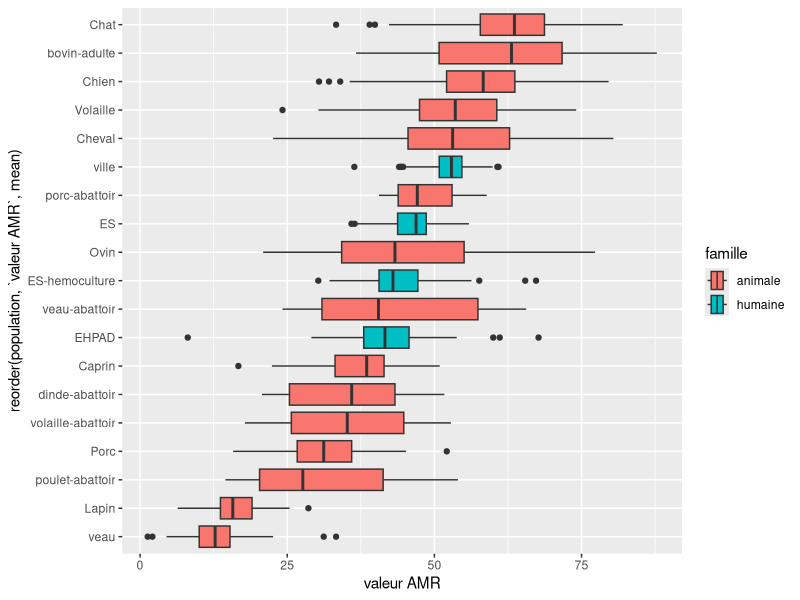
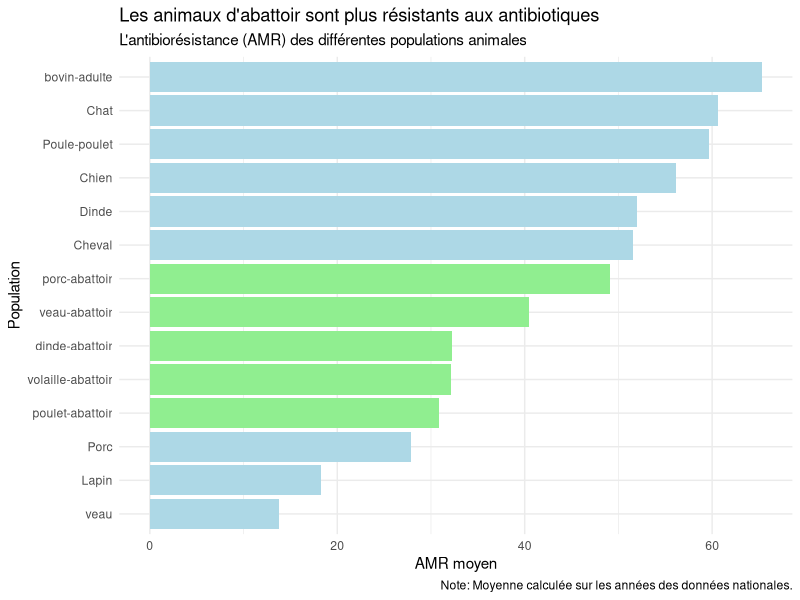
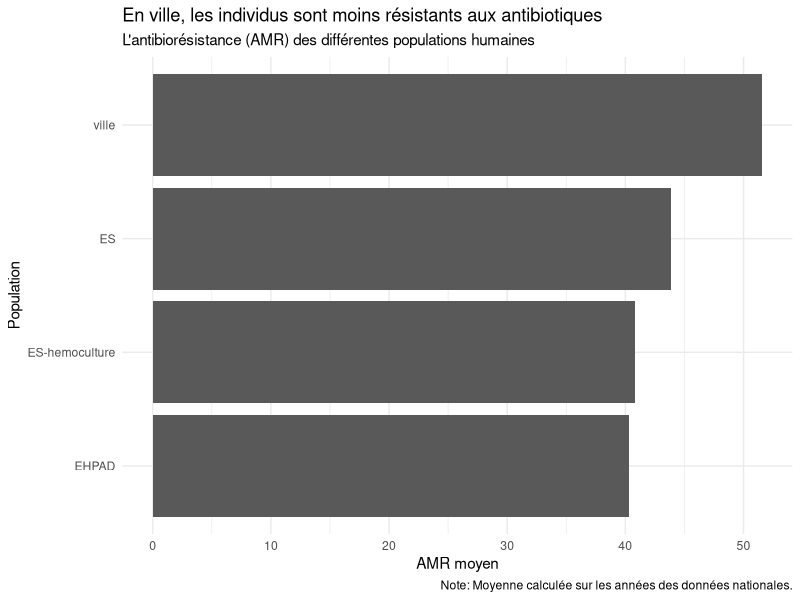
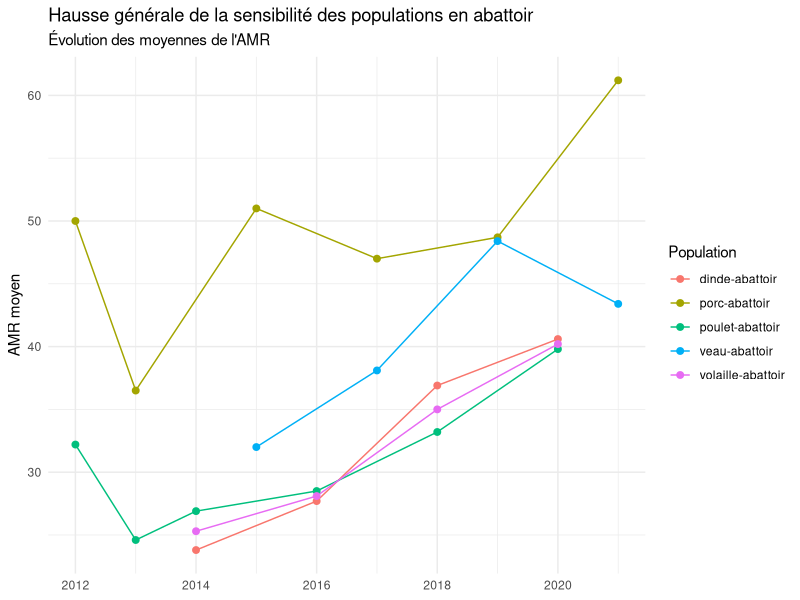
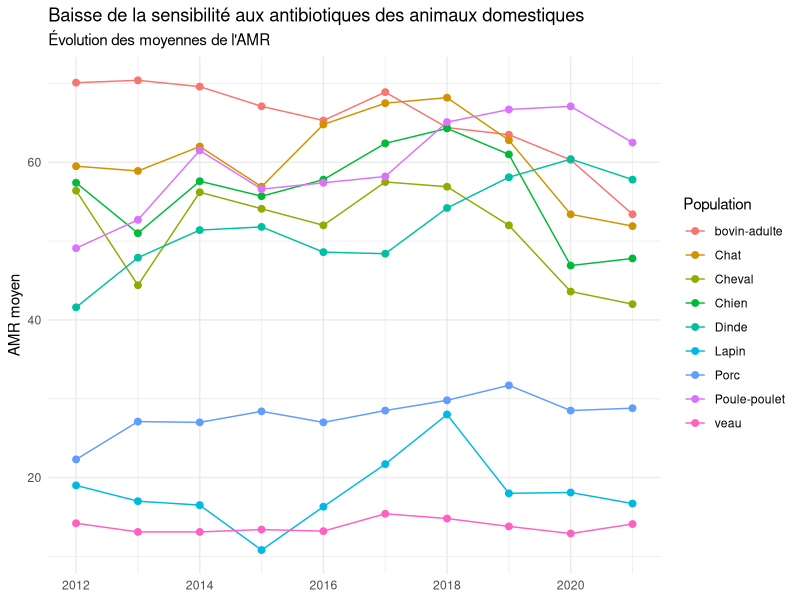

These charts were generated, in order, by the following R code:
## ---- chunk 1
knitr::opts_chunk$set(echo = TRUE)
library(readxl)
library(tidyr)
library(dplyr)
library(ggplot2)
## ---- chunk 2
AMR <- read_excel("donnees/donnees_AMR.xlsx")

# On renomme "bovin-abattoir" en "veau-abattoir"
AMR$population <- ifelse(AMR$population == "bovin-abattoir", "veau-abattoir", AMR$population)
## ---- chunk 3
AMR_nationale <- AMR %>%
  filter(region == "Nationale")
AMR_regionale <- AMR %>%
  filter(region != "Nationale")

AMR_nationale_animal <- AMR_nationale %>%
  filter(famille == "animale")
AMR_nationale_humain <- AMR_nationale %>%
  filter(famille == "humaine")

# Indicatrice selon que la population provient d'un abattoir ou non
AMR_nationale_animal$abattoir <- grepl("abattoir", AMR_nationale_animal$population, ignore.case = TRUE)
## ---- chunk 4
ggplot(AMR_regionale, aes(x = `valeur AMR`, y = reorder(population, `valeur AMR`, mean), fill = famille))+
  geom_boxplot()
# la fonciton reorder() permet de trier les boxplots
## ---- chunk 5
moyenne_AMR <- AMR_nationale_animal %>%
  group_by(population, famille, abattoir) %>%
  summarize(moyenne_AMR = mean(`valeur AMR`)) %>%
  arrange(moyenne_AMR)

ggplot(moyenne_AMR, aes(x = moyenne_AMR, y = reorder(population, moyenne_AMR), fill = abattoir))+
  geom_bar(stat = "identity", position = "dodge") +
  labs(title = "Les animaux d'abattoir sont plus résistants aux antibiotiques",
       subtitle = "L'antibiorésistance (AMR) des différentes populations animales",
       caption = "Note: Moyenne calculée sur les années des données nationales.",
       y = "Population",
       x = "AMR moyen") +
  theme_minimal()  +
  guides(fill = FALSE) +
  scale_fill_manual(values = c("lightblue", "lightgreen"))

moyenne_AMR <- AMR_nationale_humain %>%
  group_by(population, famille) %>%
  summarize(moyenne_AMR = mean(`valeur AMR`)) %>%
  arrange(moyenne_AMR)

ggplot(moyenne_AMR, aes(x = moyenne_AMR, y = reorder(population, moyenne_AMR)))+
  geom_bar(stat = "identity", position = "dodge") +
  labs(title = "En ville, les individus sont moins résistants aux antibiotiques",
       subtitle = "L'antibiorésistance (AMR) des différentes populations humaines",
       caption = "Note: Moyenne calculée sur les années des données nationales.",
       y = "Population",
       x = "AMR moyen") +
  theme_minimal()
## ---- chunk 6
ggplot(AMR_nationale_animal[which(AMR_nationale_animal$abattoir == TRUE),], aes(x = annee, y = `valeur AMR`, group = population, color = population)) +
  geom_line(stat = "summary", fun = "mean") +
  geom_point(stat = "summary", fun = "mean", size = 2) +
  labs(title = "Hausse générale de la sensibilité des populations en abattoir",
       subtitle = "Évolution des moyennes de l'AMR",
       x = NULL,
       y = "AMR moyen",
       color = "Population") +
  theme_minimal()

ggplot(AMR_nationale_animal[which(AMR_nationale_animal$abattoir == FALSE),], aes(x = annee, y = `valeur AMR`, group = population, color = population)) +
  geom_line(stat = "summary", fun = "mean") +
  geom_point(stat = "summary", fun = "mean", size = 2) +
  labs(title = "Baisse de la sensibilité aux antibiotiques des animaux domestiques",
       subtitle = "Évolution des moyennes de l'AMR",
       x = NULL,
       y = "AMR moyen",
       color = "Population") +
  theme_minimal()
